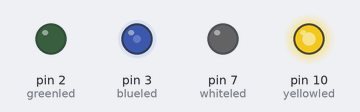
This sketch was run on a simulated Arduino Uno, built with avr-gcc and run on an emulated ATmega328P. On the bench: output pins drawn as LEDs (lit = HIGH).

Above: at 0.1 s.
Timing chart, 0 to 1.6 s (numbered marks = the images above):
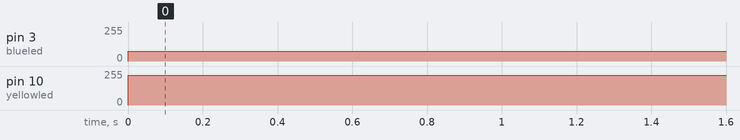

Measured:
- by itself, pin 3 (blueled): 0/255 → 75/255 at 0.00 s
- by itself, pin 10 (yellowled): 0/255 → 225/255 at 0.00 s

The sketch:

Analog_Write.ino
```cpp
/*using analog write command to control the brightness of the leds based on the voltage passed to the command
analog write takes in two commands: The pin to write to and the value (from 0 - 255) of the voltage to be passed
Unlike the digital write command, the analog write makes use of numbers not high and low
0 being 0 volts (the minimum) and 255 being 5 volts (the maximum).
The in between numbers from 0 - 255 represents other voltage values like 2.5V, 3.37V.... 4V and more
*/

int yellowled = 10;
int whiteled = 7;
int blueled = 3;  // initializing pins in use
int greenled = 2;

int first = 225;
int sec = 125;
int third = 75; // Different voltage values to be passed to the different pins
int fourth = 0;


void setup() {
  // put your setup code here, to run once:

pinMode(yellowled, OUTPUT);
pinMode(whiteled, OUTPUT);
pinMode(blueled, OUTPUT); //initializing pinModes....
pinMode(greenled, OUTPUT);
}

void loop() {
  // put your main code here, to run repeatedly:


analogWrite(yellowled, first);
analogWrite(whiteled, sec);
analogWrite(blueled, third);  // lighting the LEDs with different voltage brightness........
analogWrite (greenled, fourth);
}
```
